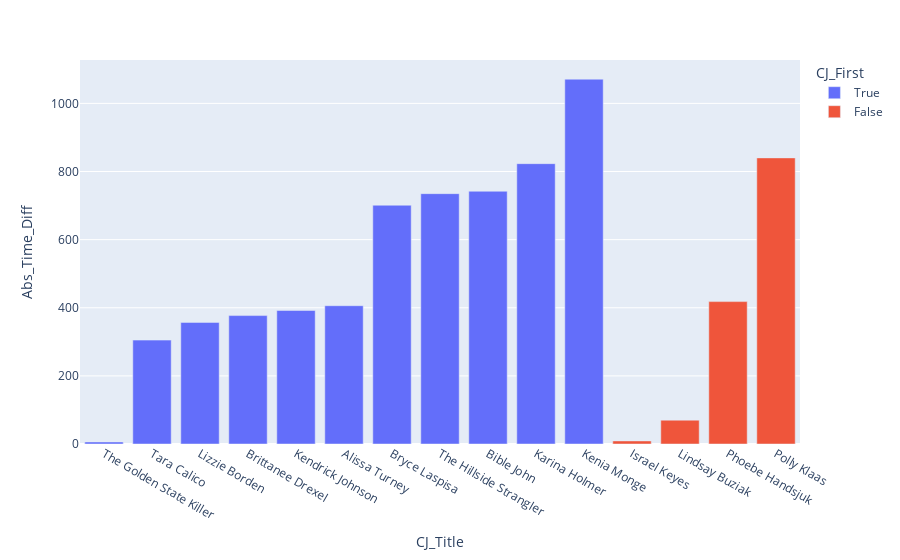

The notebook cell saved with this chart:
### Code cell
# realized from the above chart that some episodes have multiple parts
# Wanted to only see the shortes window between posts
# Sorted by Abs_Time_Diff with ascending = True to keep the smallest values when the drop_dups is applied
time_chart = px.bar(joined_df.sort_values(by='Abs_Time_Diff').drop_duplicates(subset=['CJ_Title']), 
                    x='CJ_Title',
                    y='Abs_Time_Diff',
                    color='CJ_First')
time_chart.show()

### Figure 1 — Plotly figure (JSON) as saved in the notebook; plotly's stock layout.template omitted (floating-point values rounded to 4 significant figures)
{"data": [{"alignmentgroup": "True", "hovertemplate": "CJ_First=True<br>CJ_Title=%{x}<br>Abs_Time_Diff=%{y}<extra></extra>", "legendgroup": "True", "marker": {"color": "#636efa", "pattern": {"shape": ""}}, "name": "True", "offsetgroup": "True", "orientation": "v", "showlegend": true, "textposition": "auto", "type": "bar", "x": ["The Golden State Killer", "Tara Calico", "Lizzie Borden", "Brittanee Drexel", "Kendrick Johnson", "Alissa Turney", "Bryce Laspisa", "The Hillside Strangler", "Bible John", "Karina Holmer", "Kenia Monge"], "xaxis": "x", "y": [6, 305, 357, 377, 392, 406, 701, 735, 742, 823, 1071], "yaxis": "y"}, {"alignmentgroup": "True", "hovertemplate": "CJ_First=False<br>CJ_Title=%{x}<br>Abs_Time_Diff=%{y}<extra></extra>", "legendgroup": "False", "marker": {"color": "#EF553B", "pattern": {"shape": ""}}, "name": "False", "offsetgroup": "False", "orientation": "v", "showlegend": true, "textposition": "auto", "type": "bar", "x": ["Israel Keyes", "Lindsay Buziak", "Phoebe Handsjuk", "Polly Klaas"], "xaxis": "x", "y": [9, 70, 418, 840], "yaxis": "y"}], "layout": {"barmode": "relative", "legend": {"title": {"text": "CJ_First"}, "tracegroupgap": 0}, "margin": {"t": 60}, "xaxis": {"anchor": "y", "domain": [0, 1], "title": {"text": "CJ_Title"}}, "yaxis": {"anchor": "x", "domain": [0, 1], "title": {"text": "Abs_Time_Diff"}}}}
